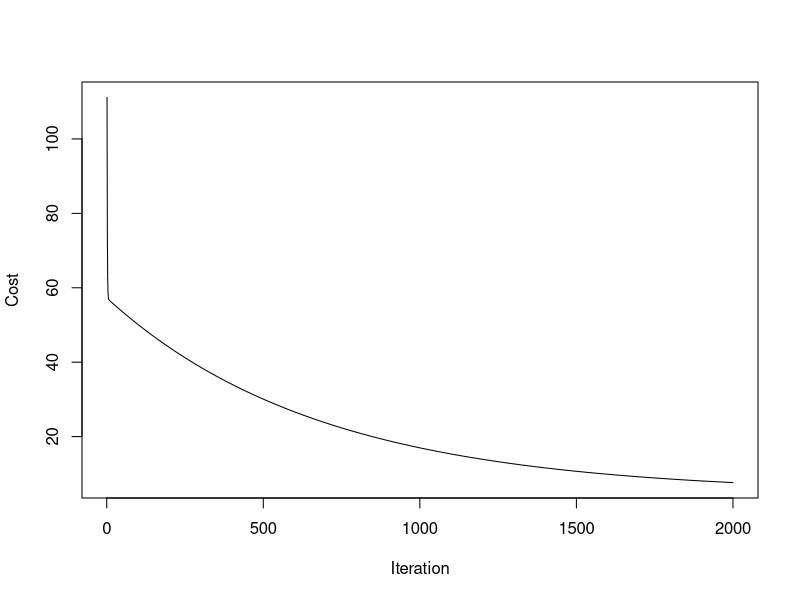

Reproduce this figure in R.
cost_function <- function(X, y, theta) {
  m <- nrow(X)
  prediction <- X %*% theta
  cost <- (1 / (2 * m)) * sum((prediction - y)^2)
  return(cost)
}

# Define the gradient descent function
gradient_descent <- function(X, y, theta, alpha, iterations) {
  m <- nrow(X)
  cost_history <- numeric(iterations)
  
  for (i in 1:iterations) {
    prediction <- X %*% theta
    error <- prediction - y
    descent <- t(X) %*% error
    theta <- theta - (alpha * (1 / m) * descent)
    cost_history[i] <- cost_function(X, y, theta)
  }
  
  list(theta = theta, cost_history = cost_history)
}

# Load the dataset
data(mtcars)

# Prepare the data
X <- as.matrix(cbind(1, mtcars$cyl))
y <- as.matrix(mtcars$mpg)

# Initialize parameters
theta <- matrix(c(0, 0), nrow = 2)
alpha <- 0.01
iterations <- 2000

# Run gradient descent
result <- gradient_descent(X, y, theta, alpha, iterations)

# Print the final parameters
print(result$theta)

# Plot the cost history
plot(result$cost_history, type = "l", xlab = "Iteration", ylab = "Cost")